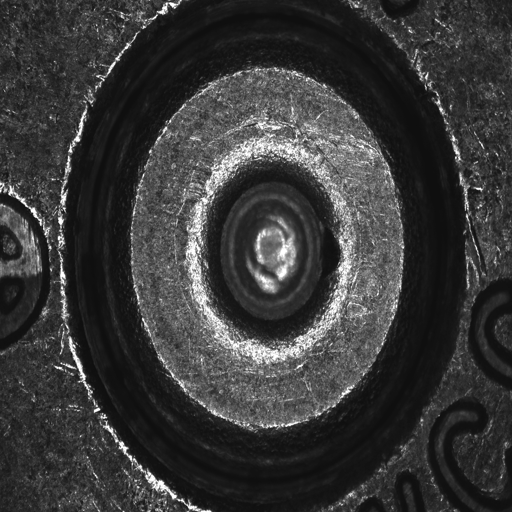
#> input picture Codes/experiments/Deeplab/test/imgs/CWRBF0025.png, 512 x 512 px, given in place of 1629.jpg, which was not available
$ python illumination_correction.py   (older library calls are emulated)
#> lines starting #> are read from the running program, lines starting #| are printed output that depends on the picture
import numpy as np
import skimage,skimage.io
import skimage.color

import skimage.morphology

def estimate_dc(imgar, ps=20):
    se = np.ones((ps,ps),dtype=bool)
    minIm = np.minimum(imgar[:,:, 0], imgar[:,:, 1])
    minIm = np.minimum(minIm, imgar[:, :, 2])
    return skimage.morphology.erosion(minIm,se)

# [117 lines left out: functions estimate_atm, estimate_tr, boxfilter, guidedfilter, invert_model, not called in this run]


def correct_illumination(RGBImage,radius = 20, r_guid = 20,eps_guid = 0.1 ):


    I = skimage.img_as_float(RGBImage)
    I = 1 - I;


    # Build Dark Channel Image
    dC = estimate_dc(I, radius)

    # plt.imshow(dC)
    # plt.show()


    # Compute Airlight
    airlight = estimate_atm(I,dC);

    # Rough estimate of the transmission map

    transmission = estimate_tr(I, airlight)

    # plt.imshow(transmission)
    # plt.show()

    # Refine Transmission with scalar(luminance) guided filter

    im_v = skimage.color.rgb2gray(I);
    # im_v = im_hsv[:, :, 2];


    ref_transmission = guidedfilter(im_v, transmission, r_guid, eps_guid)

    # plt.imshow(ref_transmission)
    # plt.show()

    # Invert the haze formation model

    restored = invert_model(I, ref_transmission, airlight)

    # plt.imshow(restored)
    # plt.show()

    # Undo intensity inversion
    restored = 1 - restored;

    restored = np.minimum(restored,1.0)
    restored = np.maximum(restored, 0.0)
    return restored

if __name__=="__main__":
    rgb_image = skimage.io.imread('./images/1629.jpg')
#> rgb_image is the input picture: shape (512, 512); min 13, max 255, mean 56.9
    print("Correcting...")
    corrected_rgb = correct_illumination(rgb_image)
#> in correct_illumination, `I = 1 - I;`:
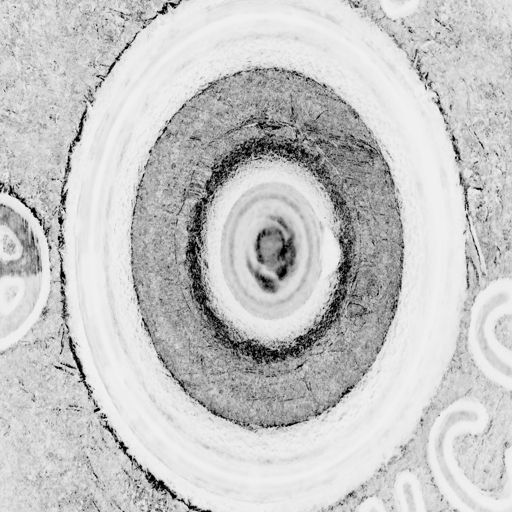
#> I: shape (512, 512) float64; min 0, max 0.949, mean 0.777
#> (the run stopped early here; a loop or call above may not have finished)

$ run again, on Codes/experiments/Deeplab/test/imgs/CWRBF0175.png
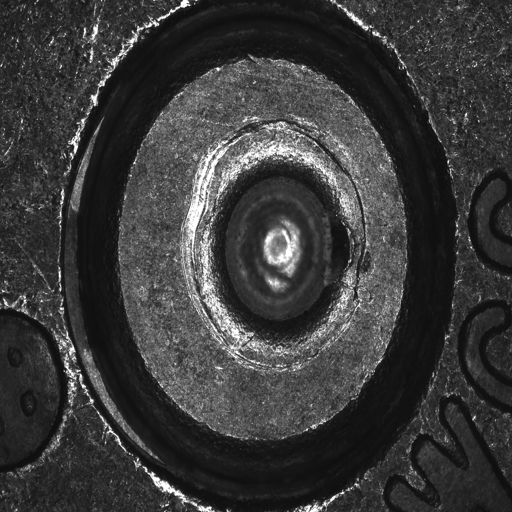
#> input picture Codes/experiments/Deeplab/test/imgs/CWRBF0175.png, 512 x 512 px, given in place of 1629.jpg, which was not available
#> rgb_image is the input picture: shape (512, 512); min 12, max 255, mean 58.3
#> in correct_illumination, `I = 1 - I;`:
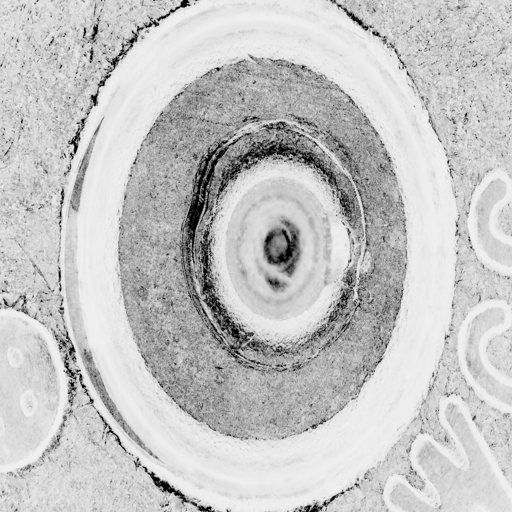
#> I: shape (512, 512) float64; min 0, max 0.953, mean 0.772

$ run again, on Codes/experiments/Deeplab/test/imgs/CWRBF0200.png
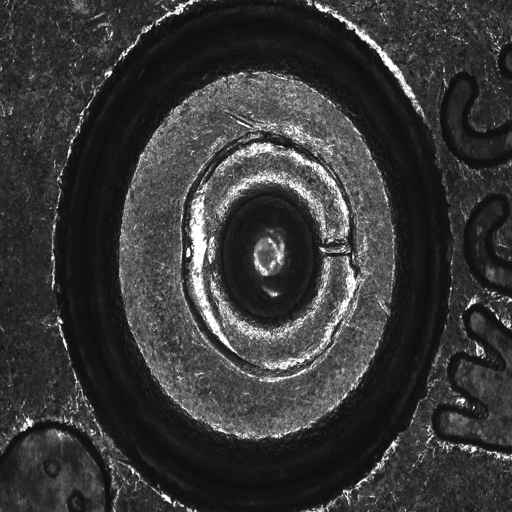
#> input picture Codes/experiments/Deeplab/test/imgs/CWRBF0200.png, 512 x 512 px, given in place of 1629.jpg, which was not available
#> rgb_image is the input picture: shape (512, 512); min 12, max 255, mean 55.9
#> in correct_illumination, `I = 1 - I;`:
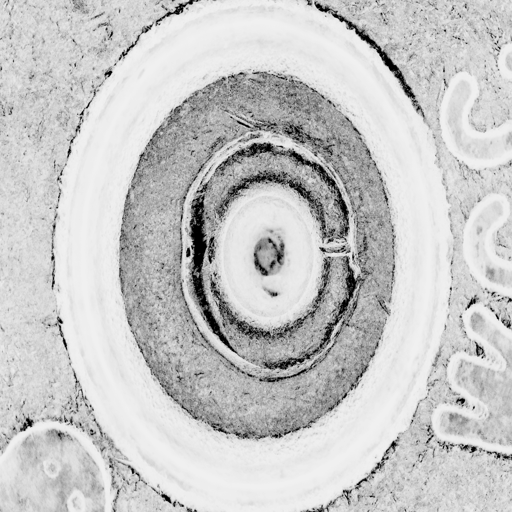
#> I: shape (512, 512) float64; min 0, max 0.953, mean 0.781
